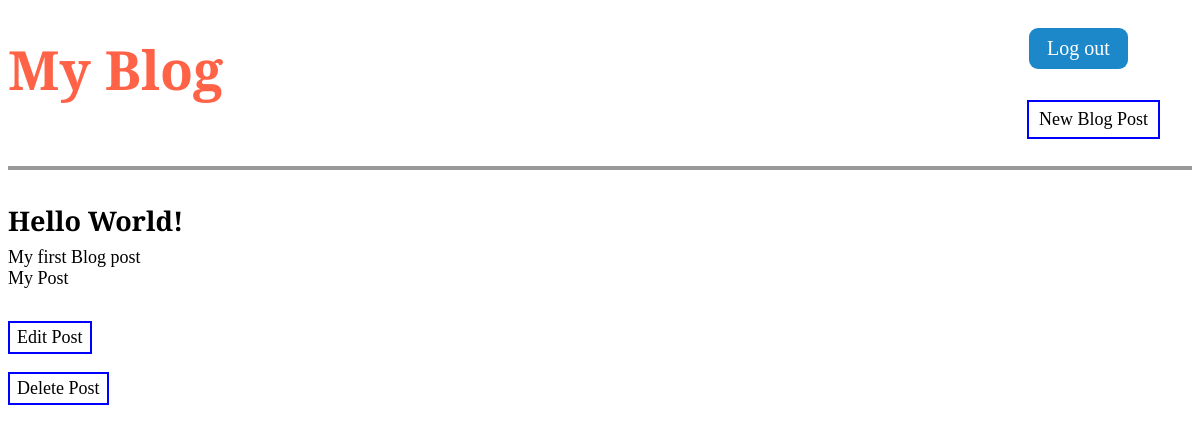
The page /post/1/ (signed in) on the database as committed earlier.
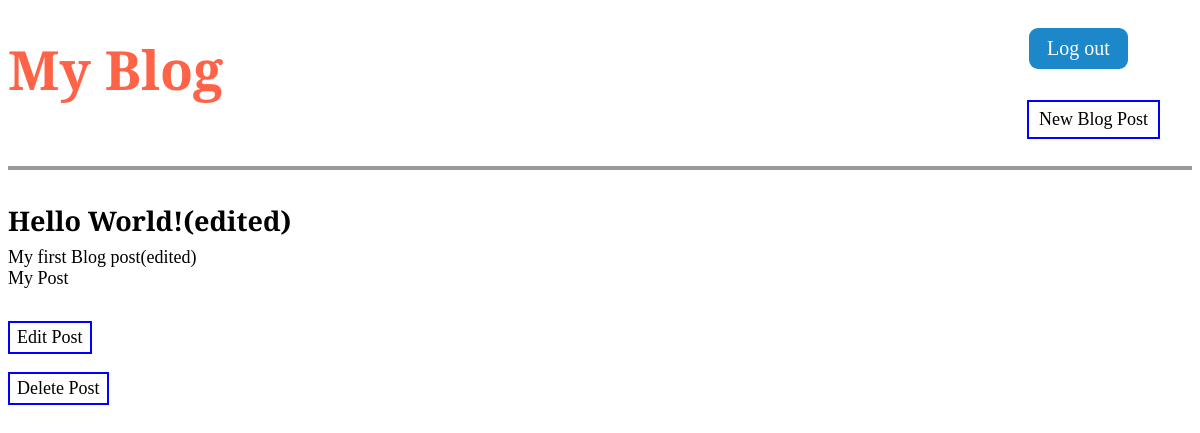
The same page on the database as committed later.
### blog/models.py (models this page shows, shortened)
class Post(models.Model):
    title  = models.CharField(max_length=200)
    author = models.ForeignKey(User, on_delete=models.CASCADE)
    body   = models.TextField()

### blog/views.py (the view)
# urls.py: path('post/<int:pk>/', BlogDetailView.as_view(), name='post_detail'),
class BlogDetailView(DetailView):
    model = Post
    template_name = 'post_detail.html'

### templates/post_detail.html
{% extends 'base.html' %}
{% block content %}
 <div class="post-entry">
     <h2>{{ post.title }}</h2>
     <p>{{ post.body }}</p>
        {% if post.author == user %}
        <p>My Post</p>
        {% else %}
        <p>Author: <i>{{ post.author }}</i></p>
        {% endif %}
 </div>
 {% if user.is_authenticated and user == post.author %}
    <p><a href="{% url "post_edit" post.pk %}" class="button3">Edit Post</a></p>
    <p><a href="{% url "post_delete" post.pk %}" class="button3">Delete Post</a></p>
 {% endif %}
{% endblock content %}

Rows that differ between the two databases and show on the page:
changed Post: title "Hello World!" → "Hello World!(edited)"; body "My first Blog post" → "My first Blog post(edited)"
